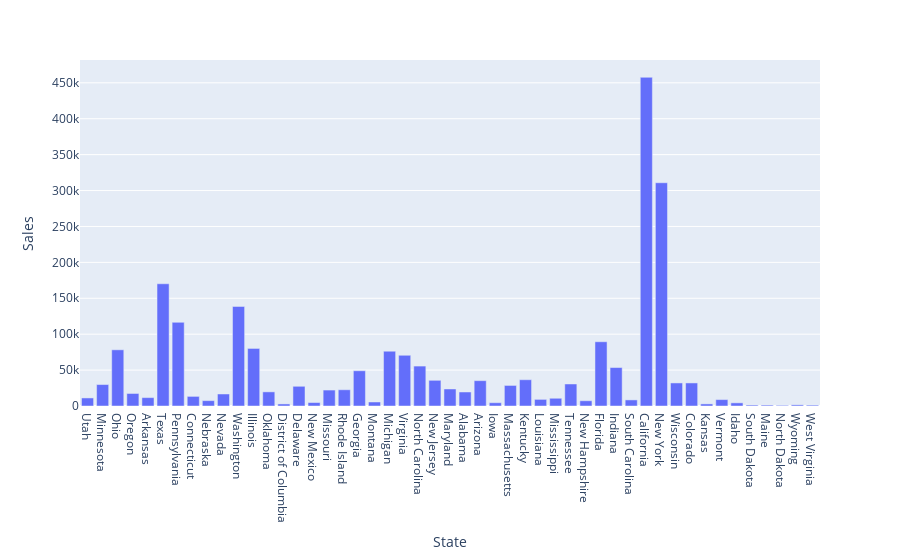

Write notebook code for a chart like this one.
### Code cell
state_sales = data.groupby(['State'])['Sales'].sum().reset_index()
state_sales.plot.bar('State', 'Sales')

### Figure 1 — Plotly figure (JSON) as saved in the notebook; plotly's stock layout.template omitted (floating-point values rounded to 4 significant figures)
{"data": [{"alignmentgroup": "True", "hovertemplate": "State=%{x}<br>Sales=%{y}<extra></extra>", "legendgroup": "", "marker": {"color": "#636efa", "pattern": {"shape": ""}}, "name": "", "offsetgroup": "", "orientation": "v", "showlegend": false, "textposition": "auto", "type": "bar", "x": ["Utah", "Minnesota", "Ohio", "Oregon", "Arkansas", "Texas", "Pennsylvania", "Connecticut", "Nebraska", "Nevada", "Washington", "Illinois", "Oklahoma", "District of Columbia", "Delaware", "New Mexico", "Missouri", "Rhode Island", "Georgia", "Montana", "Michigan", "Virginia", "North Carolina", "New Jersey", "Maryland", "Alabama", "Arizona", "Iowa", "Massachusetts", "Kentucky", "Louisiana", "Mississippi", "Tennessee", "New Hampshire", "Florida", "Indiana", "South Carolina", "California", "New York", "Wisconsin", "Colorado", "Kansas", "Vermont", "Idaho", "South Dakota", "Maine", "North Dakota", "Wyoming", "West Virginia"], "xaxis": "x", "y": [11220.0, 29860.0, 78260.0, 17430.0, 11680.0, 170200.0, 116500.0, 13380.0, 7465.0, 16730.0, 138600.0, 80170.0, 19680.0, 2865.0, 27450.0, 4784.0, 22210.0, 22630.0, 49100.0, 5589.0, 76270.0, 70640.0, 55600.0, 35760.0, 23710.0, 19510.0, 35280.0, 4580.0, 28630.0, 36590.0, 9217.0, 10770.0, 30660.0, 7293.0, 89470.0, 53560.0, 8482.0, 457700.0, 310900.0, 32110.0, 32110.0, 2914.0, 8929.0, 4382.0, 1316.0, 1271.0, 919.9, 1603.0, 1210.0], "yaxis": "y"}], "layout": {"autosize": true, "barmode": "relative", "legend": {"tracegroupgap": 0}, "margin": {"t": 60}, "xaxis": {"anchor": "y", "autorange": true, "domain": [0, 1], "range": [-0.5, 48.5], "title": {"text": "State"}, "type": "category"}, "yaxis": {"anchor": "x", "autorange": true, "domain": [0, 1], "range": [0, 481800.0], "title": {"text": "Sales"}, "type": "linear"}}}
